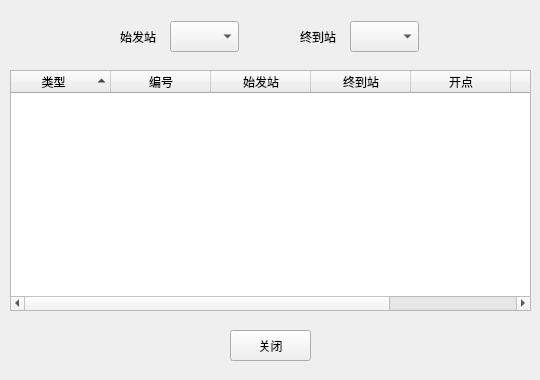
<?xml version="1.0" encoding="UTF-8"?>
<ui version="4.0">
 <class>VehicleQuery</class>
 <widget class="QWidget" name="VehicleQuery">
  <property name="geometry">
   <rect>
    <x>0</x>
    <y>0</y>
    <width>540</width>
    <height>380</height>
   </rect>
  </property>
  <property name="minimumSize">
   <size>
    <width>540</width>
    <height>380</height>
   </size>
  </property>
  <property name="maximumSize">
   <size>
    <width>540</width>
    <height>380</height>
   </size>
  </property>
  <property name="font">
   <font>
    <family>Microsoft YaHei UI</family>
   </font>
  </property>
  <property name="windowTitle">
   <string>航班/列车/汽车信息查询 - 低风险旅行模拟系统</string>
  </property>
  <property name="windowIcon">
   <iconset resource="COVID_19_Travel_System.qrc">
    <normaloff>:/COVID_19_Travel_System/Resources/Search.png</normaloff>:/COVID_19_Travel_System/Resources/Search.png</iconset>
  </property>
  <widget class="QPushButton" name="pushButtonYes">
   <property name="geometry">
    <rect>
     <x>230</x>
     <y>330</y>
     <width>81</width>
     <height>31</height>
    </rect>
   </property>
   <property name="text">
    <string>关闭</string>
   </property>
  </widget>
  <widget class="QLabel" name="label">
   <property name="geometry">
    <rect>
     <x>120</x>
     <y>21</y>
     <width>41</width>
     <height>31</height>
    </rect>
   </property>
   <property name="text">
    <string>始发站</string>
   </property>
  </widget>
  <widget class="QComboBox" name="comboBoxSrcID">
   <property name="geometry">
    <rect>
     <x>170</x>
     <y>21</y>
     <width>69</width>
     <height>31</height>
    </rect>
   </property>
  </widget>
  <widget class="QComboBox" name="comboBoxDstID">
   <property name="geometry">
    <rect>
     <x>350</x>
     <y>21</y>
     <width>69</width>
     <height>31</height>
    </rect>
   </property>
  </widget>
  <widget class="QLabel" name="label_2">
   <property name="geometry">
    <rect>
     <x>300</x>
     <y>21</y>
     <width>41</width>
     <height>31</height>
    </rect>
   </property>
   <property name="text">
    <string>终到站</string>
   </property>
  </widget>
  <widget class="QTreeWidget" name="treeWidgetSchedule">
   <property name="geometry">
    <rect>
     <x>10</x>
     <y>70</y>
     <width>521</width>
     <height>241</height>
    </rect>
   </property>
   <property name="focusPolicy">
    <enum>Qt::StrongFocus</enum>
   </property>
   <property name="layoutDirection">
    <enum>Qt::LeftToRight</enum>
   </property>
   <property name="verticalScrollBarPolicy">
    <enum>Qt::ScrollBarAsNeeded</enum>
   </property>
   <property name="textElideMode">
    <enum>Qt::ElideRight</enum>
   </property>
   <property name="rootIsDecorated">
    <bool>false</bool>
   </property>
   <property name="sortingEnabled">
    <bool>true</bool>
   </property>
   <attribute name="headerVisible">
    <bool>true</bool>
   </attribute>
   <attribute name="headerShowSortIndicator" stdset="0">
    <bool>true</bool>
   </attribute>
   <attribute name="headerStretchLastSection">
    <bool>true</bool>
   </attribute>
   <column>
    <property name="text">
     <string>类型</string>
    </property>
    <property name="textAlignment">
     <set>AlignCenter</set>
    </property>
   </column>
   <column>
    <property name="text">
     <string>编号</string>
    </property>
    <property name="textAlignment">
     <set>AlignCenter</set>
    </property>
   </column>
   <column>
    <property name="text">
     <string>始发站</string>
    </property>
    <property name="textAlignment">
     <set>AlignCenter</set>
    </property>
   </column>
   <column>
    <property name="text">
     <string>终到站</string>
    </property>
    <property name="textAlignment">
     <set>AlignCenter</set>
    </property>
   </column>
   <column>
    <property name="text">
     <string>开点</string>
    </property>
    <property name="textAlignment">
     <set>AlignCenter</set>
    </property>
   </column>
   <column>
    <property name="text">
     <string>到点</string>
    </property>
    <property name="textAlignment">
     <set>AlignCenter</set>
    </property>
   </column>
   <column>
    <property name="text">
     <string>运行时间</string>
    </property>
    <property name="textAlignment">
     <set>AlignCenter</set>
    </property>
   </column>
  </widget>
  <zorder>treeWidgetSchedule</zorder>
  <zorder>pushButtonYes</zorder>
  <zorder>label</zorder>
  <zorder>comboBoxSrcID</zorder>
  <zorder>comboBoxDstID</zorder>
  <zorder>label_2</zorder>
 </widget>
 <layoutdefault spacing="6" margin="11"/>
 <resources>
  <include location="COVID_19_Travel_System.qrc"/>
 </resources>
 <connections>
  <connection>
   <sender>pushButtonYes</sender>
   <signal>clicked()</signal>
   <receiver>VehicleQuery</receiver>
   <slot>close()</slot>
   <hints>
    <hint type="sourcelabel">
     <x>251</x>
     <y>350</y>
    </hint>
    <hint type="destinationlabel">
     <x>413</x>
     <y>347</y>
    </hint>
   </hints>
  </connection>
 </connections>
</ui>
